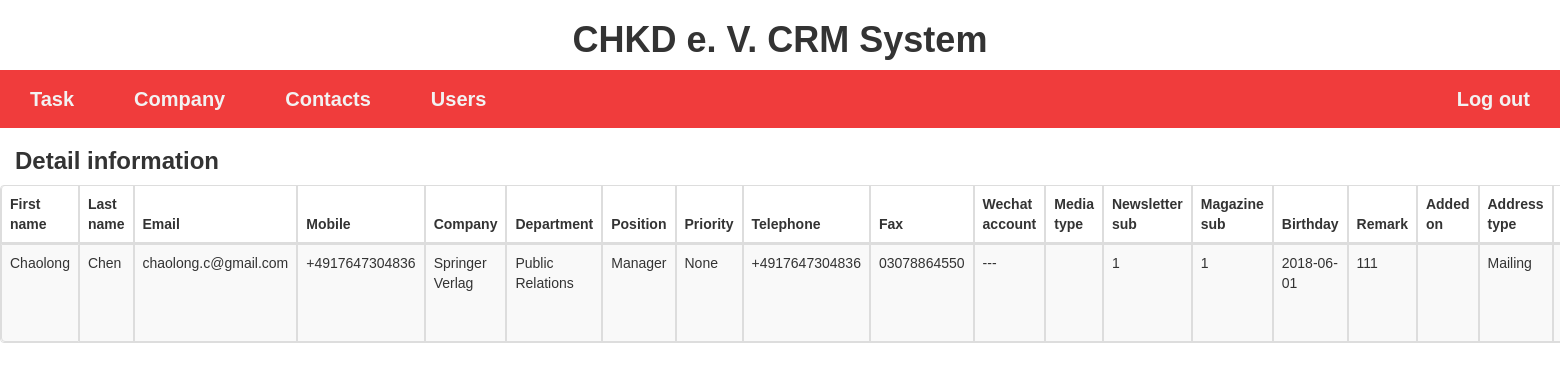
The app's page /content/person_detailtest.php?person_id=4 with its own data.
### tables this page shows
CREATE TABLE IF NOT EXISTS `person` (
  `person_id` INT(11) NOT NULL AUTO_INCREMENT,
  `first_name` VARCHAR(45) NOT NULL,
  `last_name` VARCHAR(45) NOT NULL,
  `media_type` ENUM('German media', 'Chinese media', 'Foreign media', ' Not media') NOT NULL,
  `magazine_sub` TINYINT NOT NULL,
  `newsletter_sub` TINYINT NOT NULL,
  `birthday` DATE NULL,
  `priority` ENUM('High', 'Medium', 'Low', 'None') NOT NULL,
  `p_remark` TEXT NULL,
  `p_date_added` DATETIME NOT NULL DEFAULT NOW(),
  `p_tel` VARCHAR(20) NULL,
  `fax` VARCHAR(20) NULL,
  `mobile` VARCHAR(20) NOT NULL  ,
  `p_email` VARCHAR(150) NOT NULL  ,
  `wechat` VARCHAR(50) NULL  ,
  PRIMARY KEY (`person_id`));

CREATE TABLE IF NOT EXISTS `company` (
  `company_id` INT(11) NOT NULL AUTO_INCREMENT,
  `name_de` VARCHAR(150) NOT NULL  ,
  `website` VARCHAR(255) NULL  ,
  `c_tel` VARCHAR(20) NOT NULL  ,
  `c_email` VARCHAR(150) NOT NULL  ,
  `service_region` ENUM('EU', 'Western Europe', 'Germany and German-speaking region', 'Other') NOT NULL,
  `employee_count` INT(8) NULL,
  `registration_nr` VARCHAR(15) NULL  ,
  `annual_revenue` VARCHAR(20) NULL,
  `c_remark` TEXT NULL,
  `c_date_added` DATETIME NOT NULL DEFAULT NOW(),
  `member_type` ENUM('Board', 'Counsil', 'Class A', 'Class B', 'Automotive Committee', 'Support', 'Not') NOT NULL,
  `industry` ENUM('Agro', 'Metal', 'Automobile', 'Construction', 'Pharma', 'Publishing', 'Finance', 'Media', 'Electronics', 'Logistic', 'IT', 'Energy', 'Other') NOT NULL,
  `parent_company` INT(11) NULL,
  PRIMARY KEY (`company_id`),
  CONSTRAINT `parent_company`
    FOREIGN KEY (`parent_company`)
    REFERENCES `company` (`company_id`)
    ON DELETE SET NULL);

CREATE TABLE IF NOT EXISTS `job` (
  `job_id` INT(11) NOT NULL AUTO_INCREMENT,
  `person_id` INT(11) NOT NULL,
  `company_id` INT(11) NOT NULL,
  `department` VARCHAR(45) NOT NULL,
  `position` VARCHAR(45) NOT NULL,
  PRIMARY KEY (`job_id`, `company_id`, `person_id`),
  CONSTRAINT `job_person_id`
    FOREIGN KEY (`person_id`)
    REFERENCES `person` (`person_id`)
    ON DELETE CASCADE,
  CONSTRAINT `company_id`
    FOREIGN KEY (`company_id`)
    REFERENCES `company` (`company_id`)
    ON DELETE CASCADE);

CREATE TABLE IF NOT EXISTS `address` (
  `address_id` INT(11) NOT NULL AUTO_INCREMENT,
  `type` ENUM('Invoice', 'Shipping', 'Site', 'Mailing') NOT NULL,
  `street` VARCHAR(100) NOT NULL,
  `city` VARCHAR(100) NOT NULL,
  `state` VARCHAR(30) NOT NULL,
  `zip` VARCHAR(10) NOT NULL,
  `country` VARCHAR(40) NOT NULL,
  PRIMARY KEY (`address_id`));

### content/person_detailtest.php (the view, shortened to what this page needs)
<?php
  require_once '../conn.php';
  $person_id = "";
  if(!empty ($_GET['person_id'] )){
    $person_id = $_REQUEST['person_id'];
  }
  ?>
<?php include_once '../page/head.php' ?>
<h1 style="text-align: center; font-weight:bolder;">CHKD e. V. CRM System</h1>
<?php include_once '../page/menu.php' ?>
<h3 style="padding-left:15px; font-weight:bolder;">Detail information</h3>
<div>
  <table class="table table-striped table-bordered">
    <thead>
      <tr>
        <th>First name</th>
        <th>Last name</th>
        <th>Email</th>
        <th>Mobile</th>
        <th>Company</th>
        <th>Department</th>
        <th>Position</th>
        <th>Priority</th>
        <th>Telephone</th>
        <th>Fax</th>
        <th>Wechat account</th>
        <th>Media type</th>
        <th>Newsletter sub</th>
        <th>Magazine sub</th>
        <th>Birthday</th>
        <th>Remark</th>
        <th>Added on</th>
        <th>Address type</th>
        <th>Street</th>
      </tr>
    </thead>
    <tbody>
      <?php
       $sql = "SELECT * FROM person join company join job join address join person_address on person.person_id = job.person_id AND company.company_id = job.company_id and person_address.address_id = address.address_id ANd person_address.person_id = person.person_id where person.person_id = ?";
       if ($stmt = mysqli_prepare($conn, $sql)) {
         mysqli_stmt_bind_param($stmt, "i", $person_id);
         mysqli_stmt_execute($stmt);
         $result = mysqli_stmt_get_result($stmt);
       }
       while($row = mysqli_fetch_assoc($result) or die (mysqli_error($conn))){
                echo '<td>'. $row['first_name'] . '</td>';
                echo '<td>'. $row['last_name'] . '</td>';
                echo '<td>'. $row['p_email'] . '</td>';
                echo '<td>'. $row['mobile'] . '</td>';
                echo '<td>'. $row['name_de']. '</td>';
                echo '<td>'. $row['department']. '</td>';
                echo '<td>'. $row['position']. '</td>';
                echo '<td>'. $row['priority']. '</td>';
                echo '<td>'. $row['p_tel']. '</td>';
                echo '<td>'. $row['fax']. '</td>';
                echo '<td>'. $row['wechat']. '</td>';
                echo '<td>'. $row['media_type']. '</td>';
                echo '<td>'. $row['newsletter_sub']. '</td>';
                echo '<td>'. $row['magazine_sub']. '</td>';
                echo '<td>'. $row['birthday']. '</td>';
                echo '<td>'. $row['p_remark']. '</td>';
                echo '<td>'. $row['date_added']. '</td>';
                echo '<td>'. $row['type']. '</td>';
                echo '<td>'. $row['street']. '</td>';
       }
      ?>

### page/head.php (style rules this page uses)
body { margin:0; font-family: Arial, Helvetica, sans-serif; }

### records on screen
person: first_name "Chaolong", last_name "Chen", p_email "chaolong.c@gmail.com", mobile "+4917647304836", company.name_de "Springer Verlag", job.department "Public Relations", job.position "Manager", priority "None", p_tel "+4917647304836", fax "03078864550", wechat "---", newsletter_sub "1", magazine_sub "1", birthday "2018-06-01", p_remark "111", address.type "Mailing"
